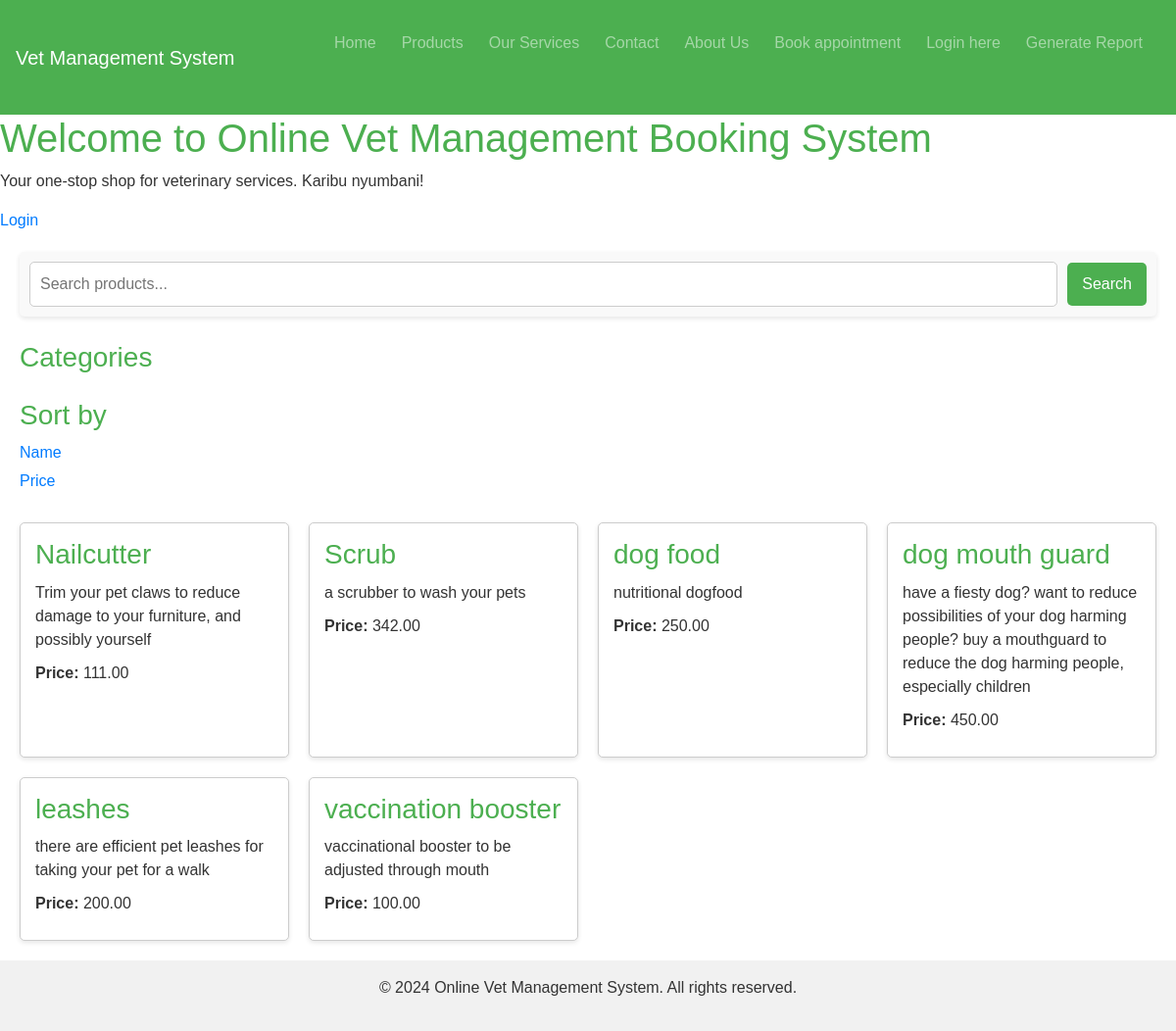
Screenshot of /products/ with the database file from the repository.
### products/models.py (models this page shows, shortened)
class Product(models.Model):
    name = models.CharField(max_length=100)
    description = models.TextField()
    price = models.DecimalField(max_digits=8, decimal_places=2)
    category = models.ForeignKey(Category, on_delete=models.CASCADE)

### products/views.py (the view)
# urls.py: path('products/', views.product_list, name='product_list'),
def product_list(request):
    query = request.GET.get('query', '')
    category = request.GET.get('category', '')
    sort_by = request.GET.get('sort', 'name')
    products = Product.objects.all()
    if query:
        products = products.filter(
            Q(name__icontains=query) | Q(description__icontains=query)
        )
    if category:
        products = products.filter(category__name=category)
    if sort_by == 'price':
        products = products.order_by('price')
    else:
        products = products.order_by('name')
    return render(request, 'products/product_list.html', {'products': products})

### templates/products/product_list.html (shortened to what this page needs)
{% extends 'base.html' %}
{% block content %}
<div class="container">
  <form method="GET" action="{% url 'product_list' %}">
    <input type="text" name="query" placeholder="Search products..." value="{{ request.GET.query }}">
    <button type="submit">Search</button>
  </form>
  <div class="sidebar">
    <h3>Categories</h3>
    <h3>Sort by</h3>
    <ul>
      <li><a href="?sort=name">Name</a></li>
      <li><a href="?sort=price">Price</a></li>
    </ul>
  </div>
  <div class="product-list">
    {% for product in products %}
    <div class="product-item">
      <a href="{% url 'product_detail' product.pk %}"><h3>{{ product.name }}</h3></a>
      <p>{{ product.description }}</p>
      <p><strong>Price:</strong> {{ product.price }}</p>
    </div>
    {% endfor %}
  </div>
</div>
{% endblock %}

### templates/base.html (shortened to what this page needs)
<!DOCTYPE html>
<html lang="en">
  <head>
    {% load static %}
    <link rel="stylesheet" href="https://stackpath.bootstrapcdn.com/bootstrap/4.5.2/css/bootstrap.min.css">
 <header class="header">
  <nav class="navbar navbar-expand-lg navbar-dark">
      <a class="navbar-brand" href="{% url 'home' %}">Vet Management System</a>
      <div class="collapse navbar-collapse">
          <ul class="navbar-nav ml-auto">
              <li class="nav-item"><a class="nav-link" href="{% url 'home' %}">Home</a></li>
              <li class="nav-item"><a class="nav-link" href="{% url 'product_list' %}">Products</a></li>
              <li class="nav-item"><a class="nav-link" href="{% url 'services' %}">Our Services</a></li>
              <li class="nav-item"><a class="nav-link" href="{% url 'contact' %}">Contact</a></li>
              <li class="nav-item"><a class="nav-link" href="{% url 'about_us' %}">About Us</a></li>
              <li class="nav-item"><a class="nav-link" href="{% url 'appointments:appointment_form' %}">Book appointment</a></li>
              <li class="nav-item"><a class="nav-link" href="{% url 'login' %}">Login here</a></li>
              <li class="nav-item"><a class="nav-link" href="{% url 'appointments:generate_report' %}">Generate Report<a/></li>
          </ul>
      </div>
  </nav>
</header>
<div class="welcome-section">
  <h1>Welcome to Online Vet Management Booking System</h1>
  <p>Your one-stop shop for veterinary services. Karibu nyumbani!</p>
</div>
{% if user.is_authenticated %}
  <a href="{% url 'logout' %}">Logout</a>
{% else %}
  <a href="{% url 'login' %}">Login</a>
{% endif %}
    <main>
        {% block content %}{% endblock %}
    </main>
    <footer>
        <p>&copy; 2024 Online Vet Management System. All rights reserved.</p>
    </footer>
</body>
</html>

### templates/base.html (style rules this page uses)
header { background-color: #4CAF50; color: white; padding: 1em 0; text-align: center; }
nav ul { list-style-type: none; padding: 0; }
nav ul li { display: inline; margin-right: 10px; }
nav ul li a { color: white; text-decoration: none; padding: 5px 10px; border-radius: 5px; transition: background-color 0.3s; }
footer { background-color: #f1f1f1; color: #333; padding: 1em 0; text-align: center; }
.container { max-width: 960px; margin: 0 auto; padding: 20px; }
h1 { color: #4CAF50; }

### templates/products/product_list.html (style rules this page uses)
.container { max-width: 1200px; margin: 0 auto; padding: 20px; }
form { display: flex; align-items: center; margin-bottom: 20px; background-color: #f9f9f9; padding: 10px; border-radius: 5px; box-shadow: 0 2px 5px rgba(0, 0, 0, 0.1); }
input[type="text"] { padding: 10px; border: 1px solid #ccc; border-radius: 5px; flex-grow: 1; margin-right: 10px; }
button[type="submit"] { background-color: #4CAF50; color: white; padding: 10px 15px; border: none; border-radius: 5px; cursor: pointer; }
.sidebar { margin-bottom: 30px; }
h3 { margin-top: 25px; margin-bottom: 10px; color: #4CAF50; }
ul { list-style: none; padding: 0; margin-bottom: 20px; }
li { margin-bottom: 5px; }
a { color: #007bff; text-decoration: none; }
.product-list { display: grid; grid-template-columns: repeat(auto-fit, minmax(250px, 1fr)); gap: 20px; }
.product-item { border: 1px solid #ccc; padding: 15px; border-radius: 5px; background-color: #fff; box-shadow: 0 2px 5px rgba(0, 0, 0, 0.1); transition: transform 0.2s; }
.product-item h3 { margin-top: 0; color: #4CAF50; }
.product-item p { margin: 10px 0; }
.product-item strong { color: #333; }

### rows the page displays
Product: name "Nailcutter", description "Trim your pet claws to reduce damage to your furniture, and possibly yourself", price "111.00"
Product: name "Scrub", description "a scrubber to wash your pets", price "342.00"
Product: name "dog food", description "nutritional dogfood", price "250.00"
Product: name "dog mouth guard", description "have a fiesty dog? want to reduce possibilities of your dog harming people? buy a mouthguard to reduce the dog harming people, especially children", price "450.00"
Product: name "leashes", description "there are efficient pet leashes for taking your pet for a walk", price "200.00"
Product: name "vaccination booster", description "vaccinational booster to be adjusted through mouth", price "100.00"
